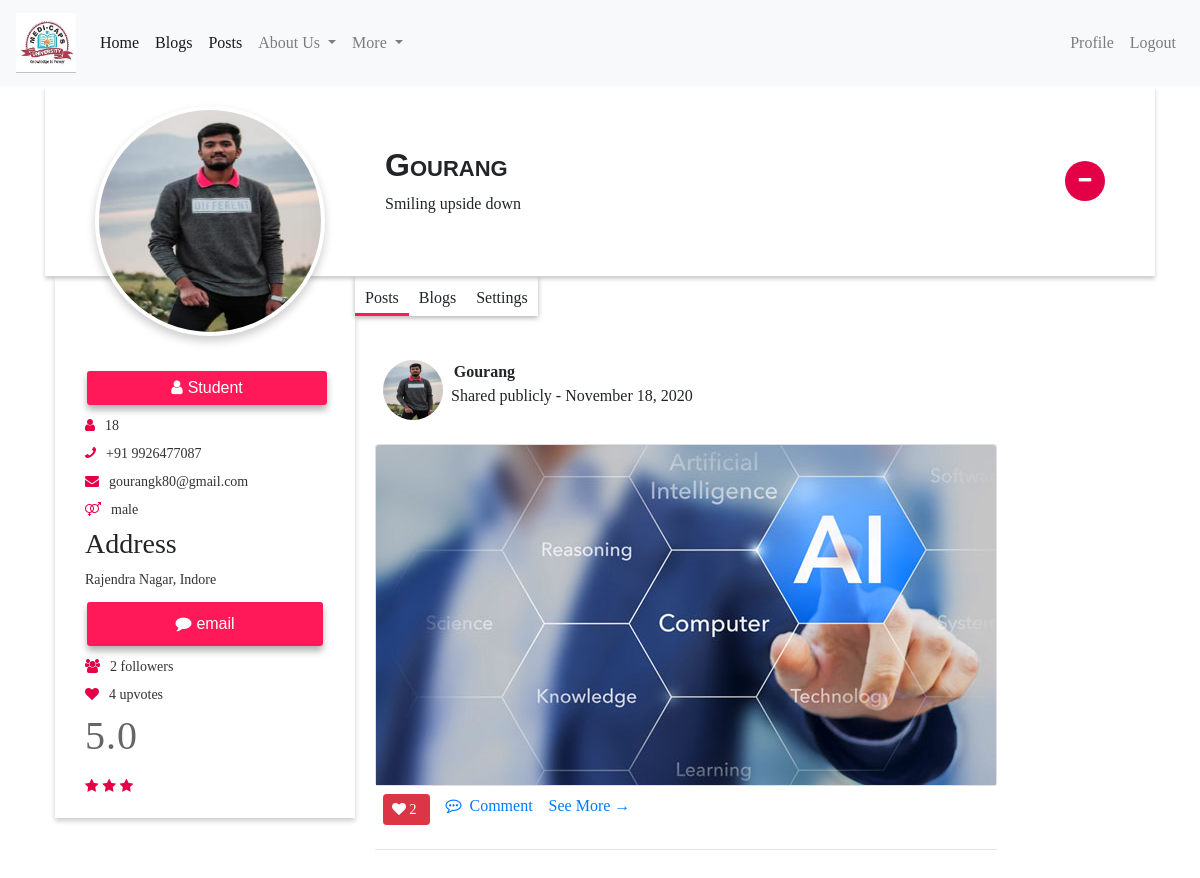
Page /profile_all/4/ (signed in) on the committed database.
### user/models.py (models this page shows, shortened)
class Profile(models.Model):
	user = models.OneToOneField(User, on_delete=models.CASCADE)
	image = models.ImageField(default='default.png', upload_to='profile_pic')
	age = models.IntegerField(default = 18, validators = [MinValueValidator(18)])
	phone_number = models.CharField(validators = [RegexValidator("^0?[5-9]{1}\d{9}$")], max_length = 15, null = True, blank = True)
	bio = models.TextField(null = True, blank = True)
	address = models.TextField(max_length=200, null=True, blank=True)
	status = models.CharField(max_length=20, default='student', choices=(('Employee', 'Employee'), ('Freelancer', 'Freelancer'), ('Entreprenur', 'Entreprenur'), ('Student', 'Student'), ('Professor', 'Professor')))
	gender = models.CharField(max_length=20, default='male', choices=(('male', 'male'), ('female', 'female'), ('other', 'other')))

### post/models.py (models this page shows, shortened)
class Post(models.Model):
	pic = models.ImageField(upload_to='post_pic')
	caption = models.TextField(null=True, blank=True)
	date_posted = models.DateTimeField(default = timezone.now)
	author = models.ForeignKey(User, on_delete = models.CASCADE)

### user/views.py (the view)
# urls.py: path('profile_all/<int:pk>/', user_views.ProfileDetailView.as_view(), name = 'profile-detail'),
class ProfileDetailView(LoginRequiredMixin, DetailView):
    model = Profile
    def get_context_data(self, **kwargs):
      context = {}
      o = self.get_object()
      blog = Blog.objects.filter(Q(author = o.user)).order_by("-date_posted")
      posts = Post.objects.filter(Q(author = o.user)).order_by("-date_posted")
      blog_upvotes = 0
      post_upvotes = 0
      for p in posts:
        p.liked = False
        ob = Post_upvote.objects.filter(post=p, upvote_by=o.user)
        if ob:
          p.liked = True
        upvotes = Post_upvote.objects.filter(post=p)
        p.upvote_count = upvotes.count()
        post_upvotes += Post_upvote.objects.filter(post=p).count()
      followers = FollowUser.objects.filter(Q(profile=o)).count()
      following = FollowUser.objects.filter(Q(followed_by=o.user)).count()
      for b in blog:
        blog_upvotes += Blog_upvote.objects.filter(blog=b).count()
      total_upvotes = blog_upvotes+post_upvotes
      if following==0:
        rating = 1
      else:
        rating = round((followers/following)*10, 1)
      followed = False
      followedList = FollowUser.objects.filter(profile = o, followed_by = self.request.user)
      if followedList:
        followed = True
      context = {
          'profile': o,
          'blogs' : blog,
          'posts' : posts,
          'followers' : followers,
          'following' : following,
          'rating' : rating,
          'total_upvotes' : total_upvotes,
          'followed' : followed
      }
      return context

### user/templates/user/profile_detail.html (shortened to what this page needs)
{% extends "common/base.html" %}
{% load static %}
{% load crispy_forms_tags %}
{% block style %}
<link rel="stylesheet" type="text/css" href="{% static 'user/customcss/style.css' %}">
{% endblock style %}
{% block content %}
    <div class="container">
        <div class="profile-header">
            <div class="profile-img">
                <img src="{{ profile.image.url }}" width="200" alt="profile-img">
            </div>
            <div class="profile-nav-info">
                <h3 class="user-name">{{ profile.user.username }}</h3>
                <div class="user-bio">
                    <span class="bio">{{ profile.bio }}</span>
                </div>
            </div>
            {% if followed %}
            <div class="profile-option">
                <div class="notification">
                    <a href="{% url 'unfollow-user' profile.id %}"><i class="fa fa-minus"></i></a>
                </div>
            </div>
            {% else %}
            <div class="profile-option">
                <div class="notification">
                    <a href="{% url 'follow-user' profile.id %}"><i class="fa fa-plus"></i></a>
                </div>
            </div>
            {% endif %}
        </div>
        <div class="main-bd">
            <div class="left-side">
                <div class="profile-side">
                    <div class="status-btn">
                      <button class="statusbtn">
                        <i class="fa fa-user"></i>{{ profile.status }}
                      </button>
                    </div>
                    <p class="mobile-no"><i class="fa fa-user"></i>{{ profile.age }}</p>
                    <p class="mobile-no"><i class="fa fa-phone"></i>+91 {{ profile.phone_number }}</p>
                    <p class="user-mail"><i class="fa fa-envelope"></i>{{ profile.user.email }}</p>
                    <p class="user-mail"><i class="fa fa-venus-mars"></i>{{ profile.gender }}</p>
                    <div class="address">
                        <h3>Address</h3>
                        <p class="country">{{ profile.address }}</p>
                    </div>
                    <div class="profile-btn">
                        <button class="chatbtn">
                            <a href="mailto:{{ profile.user.email }}" style="color: #fff">
                              <i class="fa fa-comment"></i>email
                            </a>
                        </button>
                    </div>
                    <p class="user-mail"><i class="fa fa-users"></i>{{ followers }} followers</p>
                    <p class="user-mail"><i class="fa fa-heart"></i>{{ total_upvotes }} upvotes</p>
                    <div class="user-rating">
                        <h3 class="rating">{{ rating }}</h3>
                        <div class="rate">
                            <i class="fa fa-star"></i>
                            {% if total_upvotes > 1 %}
                              <i class="fa fa-star"></i>
                            {% endif %}
                            {% if total_upvotes > 2 %}
                              <i class="fa fa-star"></i>
                            {% endif %}
                        </div>
                    </div>
                </div>
            </div>
            <div class="right-side">
                <div class="nav">
                    <ul>
                        <li onclick="tabs(0)" class="user-post active">Posts</li>
                        <li onclick="tabs(1)" class="user-blog">Blogs</li>
                        <li onclick="tabs(2)" class="user-setting">Settings</li>
                    </ul>
                </div>
                <div class="profile-body">
                    <div class="profile-posts tab">
                        {% for post in posts %}
                          <div class="box">
                            <div class="d-flex flex-column comment-section">
                              <div class="bg-white p-2">
                                <div class="d-flex flex-row user-info">
                                  <img
                                    class="rounded-circle"
                                    src="{{ post.author.profile.image.url }}"
                                    width="60"
                                    height="60"
                                  />
                                  <div class="d-flex flex-column justify-content-start ml-2">
                                    <span class="d-block font-weight-bold name"
                                    style="margin-right: 175px">
                                      {{ post.author }}</span>
                                      <span class="date text-black-50"
                                      >Shared publicly - {{ post.date_posted|date:"F d, Y" }}</span
                                    >
                                  </div>
                                </div>
                              </div>
                              <div class="card" style=" width: 45.3.3.5rem">
                                <img
                                  src="{{ post.pic.url }}"
                                  class="card-img-top"
                                  alt="Post Unavailable"
                                />
                              </div>
                              <div class="bg-white">
                                <div class="d-flex flex-row fs-12">
                                  <div class="like p-2 cursor">
                                    {% if post.liked %}
                                      <a class="btn btn-danger btn-sm" href="{% url 'post-devote' post.id %}">
                                        <i class="fa fa-heart"></i> {{ post.upvote_count }}
                                      </a>
                                    {% else %}
                                      <a class="btn btn-outline-danger btn-sm" href="{% url 'post-upvote' post.id %}">
                                        <i class="fa fa-heart"></i> {{ post.upvote_count }} <span class="ml-1"></span>
                                      </a>
                                    {% endif %}
                                  </div>
                                  <div class="like p-2 cursor">
                                    <a href="{% url 'post-detail' post.id %}" class="">
                                      <i class="fa fa-commenting-o"></i>
                                      <span class="ml-1">Comment</span>
                                    </a>
                                  </div>
                                  <div class="like p-2 cursor">
                                    <a href="{% url 'post-detail' post.id %}" class="">See More &rarr;</a>
                                  </div>
                                </div>
                              </div>
                            </div>
                            <hr />
                          </div>
                          {% endfor %}
                    </div>
                </div>
            </div>
        </div>
      </div>
{% endblock content %}

### user/static/user/customcss/style.css (style rules this page uses)
:root { --color: #e40046; }
* { padding:0; margin:0; box-sizing: border-box; }
body { font-family: 'Playfair Display', serif!important; }
.profile-header { background: #fff; width: 100%; display: flex; height: 190px; position: relative; box-shadow: 0px 3px 4px rgba(0,0,0,0.2); }
.profile-img { float: left; width: 340px; height:200px; }
.profile-img img { border-radius:50%; height: 230px; width: 230px; border:4px solid #fff; box-shadow: 0px 5px 10px rgba(0,0,0,0.2); position:absolute; left:50px; top:20px; z-index:5; background:#fff; }
.profile-nav-info { float:left; flex-direction:column; justify-content:center; padding-top: 60px; }
.profile-nav-info h3 { font-variant: small-caps; font-size: 2rem; font-family: sans-serif; font-weight: bold; }
.profile-option { width: 40px; height:40px; background:var(--color); position:absolute; right:50px; top:50%; transform:translateY(-50%); border-radius: 50%; display:flex; justify-content: center; align-items: center; cursor:pointer; transition: all .5s ease-in-out; outline: none; }
.profile-option .notification i { color: #fff; font-size: 1.2 rem; transition: all .5s ease-in-out; }
.main-bd { display:flex; padding-right: 15px; }
.profile-side { width: 300px; background:#fff; box-shadow: 0px 3px 5px rgba(0,0,0,.2); padding:90px 30px 20px; font-family: 'Bree Serif',serif; margin-left: 10px; z-index:99; }
.profile-side p { margin-bottom: 7px; color:#333; font-size:14px; }
.profile-side p i { color:var(--color); margin-right: 10px }
.mobile-no i { transform: rotateY(180deg); }
.profile-btn { display:flex; }
button.chatbtn, button.createbtn { border:0; padding: 10px; width: 100%; border-radius:3px; background:rgba(288,0,70,0.9); font-family: "Bree Serif", sans-serif; font-size: 1rem; margin: 5px 2px; cursor:pointer; outline:none; margin-bottom: 10px; transition: background .3s ease-in-out; box-shadow: 0px 5px 7px 0px rgba(0,0,0,.3); color:#fff; }
button.chatbtn i, button.createbtn i { margin-right: 5px; }
button.statusbtn, button.createbtn { border:0; padding: 5px; width: 100%; border-radius:3px; background:rgba(288,0,70,0.9); font-family: "Bree Serif", sans-serif; font-size: 1rem; margin: 5px 2px; cursor:pointer; outline:none; margin-bottom: 10px; transition: background .3s ease-in-out; box-shadow: 0px 5px 7px 0px rgba(0,0,0,.3); color:#fff; }
button.statusbtn i, button.createbtn i { margin-right: 5px; }
.user-rating h3 { font-size: 2.5rem; font-weight: 200; margin-right: 5px; letter-spacing: 1px; color:#666; }
.rate { padding-top: 6px; }
.rate i { font-size: .9rem; color: var(--color); }
.nav { width: 100%; z-index:-1; }
.nav ul { display: flex; justify-content: center; list-style-type: none; height: 40px; background: #fff; box-shadow: 0px 2px 5px rgba(0,0,0,.3); }
.nav ul li { padding:10px; width:100%; cursor: pointer; text-align: center; transition: all .2s ease-in-out; }
.nav ul li.active, .nav ul li:hover { box-shadow: 0px -3px 0px rgba(288,0,70,.9) inset; }
.profile-body { width:100%; z-index: -1; }
.tab { padding: 20px; width: 100%; text-align: center; display: none; }

### rows in the picture
Profile: image (picture), user.username "Gourang", bio "Smiling upside down", status "Student", age "18", phone_number "9926477087", user.email "gourangk80@gmail.com", gender "male", address "Rajendra Nagar, Indore"
Post: author.profile.image (picture), author "Gourang", date_posted "November 18, 2020", pic (picture), upvote_count "2"

### other values in the picture
{{ followers }} "2"
{{ total_upvotes }} "4"
{{ rating }} "5.0"
